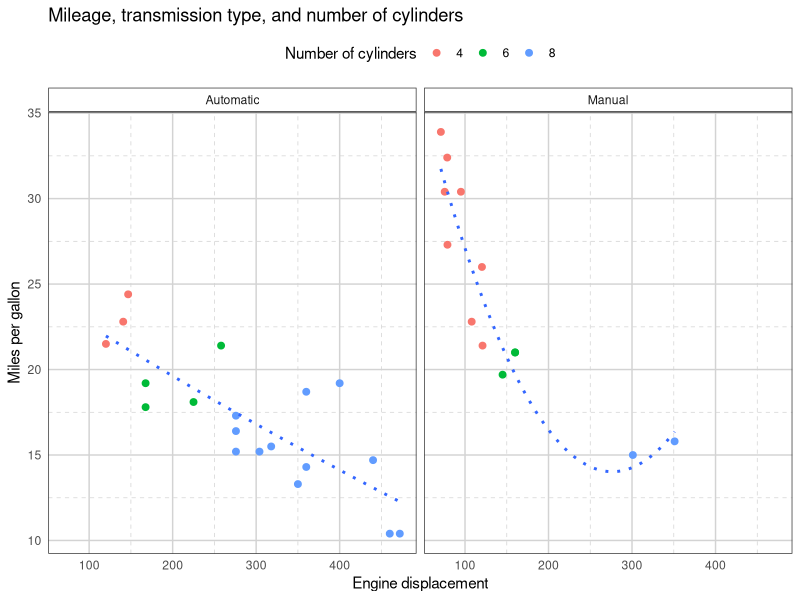

Recreate this plot in R.
library(ggplot2)

mtcars$am <- factor(mtcars$am, labels = c("Automatic", "Manual"))

ggplot(data = mtcars, aes(x = disp, y = mpg)) +
  geom_point(aes(color = factor(cyl)), size = 2) +
  # 添加平滑曲线图层 method = "lm"：使用线性回归方法进行拟合
  # formula = y ~ x + I(x^2)：指定拟合的公式，包含自变量x和x的二次项
  # linetype = "dotted"：设置曲线的线型为虚线se = F：不显示置信区间
  geom_smooth(method = "lm", formula = y ~ x + I(x^2), linetype = "dotted", se = F) +
  # 对颜色进行离散化处理，并设置图例标题
  # "Number of cylinders"：图例的标题为“Number of cylinders”
  scale_color_discrete("Number of cylinders") +
  # 进行分面绘图 ~am：根据变量am（变速器类型）进行分面，ncol = 2：设置分面的列数为2
  facet_wrap(~am, ncol = 2) +
  labs(
    title = "Mileage, transmission type, and number of cylinders",
    x = "Engine displacement", 
    y = "Miles per gallon"
  ) +
  theme_bw() +
  # 进一步自定义主题
  theme(
    # 设置分面标签的背景为白色
    strip.background = element_rect(fill = "white"),
    # 设置主要网格线的颜色为浅灰色
    panel.grid.major = element_line(color = "lightgrey"),
    # 设置次要网格线的属性
    panel.grid.minor = element_line(
      # 次要网格线的颜色为浅灰色
      color = "lightgrey",
      # 次要网格线的线型为虚线
      linetype = "dashed"
    ),
    # 隐藏坐标轴刻度线
    axis.ticks = element_blank(),
    # 将图例放置在图形的顶部
    legend.position = "top",
    # 隐藏图例的背景
    legend.key = element_blank()
  )
